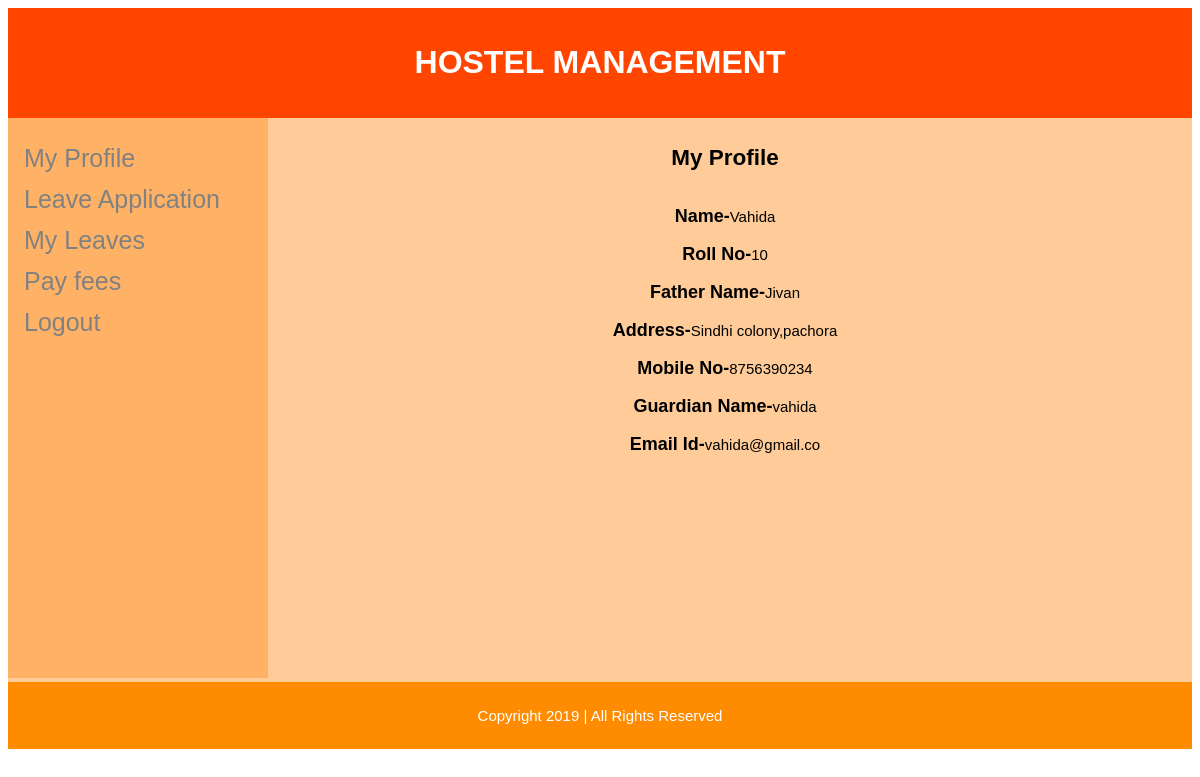
The app's page /user_page.php (signed in) with its own data.
### tables this page shows
CREATE TABLE `register` (
  `Id` int(11) NOT NULL,
  `Name` varchar(15) NOT NULL,
  `Roll_no` int(10) NOT NULL,
  `Father_Name` varchar(25) NOT NULL,
  `Address` varchar(50) NOT NULL,
  `Mobile_no` bigint(10) NOT NULL,
  `Tel_no` bigint(10) NOT NULL,
  `Category` varchar(15) NOT NULL,
  `Current_class` varchar(15) NOT NULL,
  `G_name` varchar(20) NOT NULL,
  `G_add` varchar(20) NOT NULL,
  `G_mob` bigint(10) NOT NULL,
  `G_tel` bigint(10) NOT NULL,
  `Last_exam` varchar(20) NOT NULL,
  `Year_pass` varchar(20) NOT NULL,
  `Board_name` varchar(25) NOT NULL,
  `Marks_obtain` varchar(15) NOT NULL,
  `Per_marks` varchar(15) NOT NULL,
  `Remarks` varchar(15) NOT NULL,
  `S_name` varchar(15) NOT NULL,
  `L_name` varchar(15) NOT NULL,
  `Class` varchar(15) NOT NULL,
  `email` varchar(30) NOT NULL,
  `password` varchar(15) NOT NULL,
  `confirm_password` varchar(15) NOT NULL
);

### user_page.php (the view, shortened to what this page needs)
<html>
<head>
</head>
<body>
<link rel="stylesheet" href="style.css" type="text/css"/>
<div class="header">
  <h1>HOSTEL MANAGEMENT</h1>
</div>
<section id="section">
<div class="sidenav">
  <a href="user_page.php">My Profile</a>
  <a href="leave_form.php">Leave Application</a>
  <a href="student_leaves_details.php">My Leaves</a>
  <a href="pay_fees.php">Pay fees</a>
  <a href="logout.php">Logout</a>
</div>
<div class="main">
  <h2 align="center">My Profile</h2>
   <?php
			include('config.php');
			$Email = $_SESSION['email'];
		     $result = mysqli_query($dbConn,"SELECT * FROM register WHERE email='$Email'");
					while($row = mysqli_fetch_array($result))
					 {
						echo "<div align='center'>";
						echo "<tr><br>";
						echo '<td><FONT size=4><STRONG><font face="Arial">Name-</font></STRONG></FONT></td><td>' . $row['Name'] . '</td>';
						echo "<br><br>";
						echo '<td><FONT size=4><STRONG><font face="Arial">Roll No-</font></STRONG></FONT></td><td align="center">' . $row['Roll_no'] . '</td>';
						echo "<br><br>";
						echo '<td><FONT size=4><STRONG><font face="Arial">Father Name-</font></STRONG></FONT></td><td align="center">' . $row['Father_Name'] . '</td>';
						echo "<br><br>";
						echo '<td><FONT size=4><STRONG><font face="Arial">Address-</font></STRONG></FONT></td><td align="center">' . $row['Address'] . '</td>';
						echo "<br><br>";
						echo '<td><FONT size=4><STRONG><font face="Arial">Mobile No-</font></STRONG></FONT></td><td align="center">'. $row['Mobile_no'] . '</td>';
						echo "<br><br>";
						echo '<td><FONT size=4><STRONG><font face="Arial">Guardian Name-</font></STRONG></FONT></td><td align="center">' . $row['G_name'] . '</td>';
						echo "</tr>";
						echo "<br><br>";
						echo '<td><FONT size=4><STRONG><font face="Arial">Email Id-</font></STRONG></FONT></td><td align="center">' . $row['email'] . '</td>';
						echo "</div>";
					  }
	    ?>
  </div>
		</section>
  <div class="footer">
    <p>Copyright 2019 | All Rights Reserved</p>
  </div>
</body>
</html>

### style.css (style rules this page uses)
* { box-sizing: border-box; }
html { font-family: "Lucida Sans", sans-serif; }
.header { background-color: #FF4500; color: #ffffff; padding: 15px; text-align:center; }
.footer { background-color: #FF8C00; color: #ffffff; text-align: center; font-size: 15px; padding: 10px; }
#section { overflow: scroll; width:100%; height:72%; padding:8px; background-color: #FFCC99; }
.sidenav { height: 70%; width: 260px; position: absolute; z-index: 1; top: 0; left: 0; background-color: #FFB266; overflow-x: hidden; padding-top: 20px; margin-top:118px; margin-left:8px; }
.sidenav a { padding: 6px 8px 6px 16px; text-decoration: none; font-size: 25px; color: #818181; display: block; }
.main { margin-left: 250px; font-size: 15px; padding: 0px 8px; }

### records on screen
register: Name "Vahida", Roll_no "10", Father_Name "Jivan", Address "Sindhi colony,pachora", Mobile_no "8756390234", G_name "vahida", email "vahida@gmail.co"
